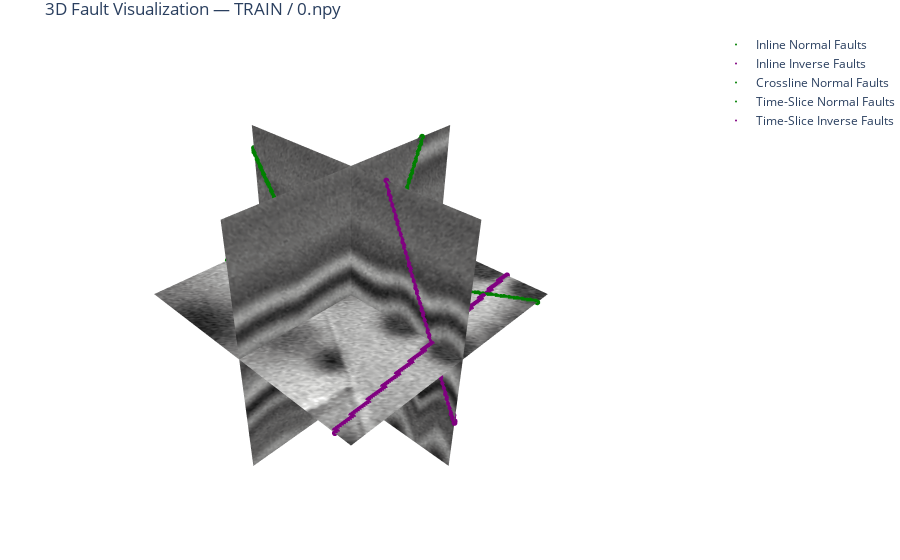
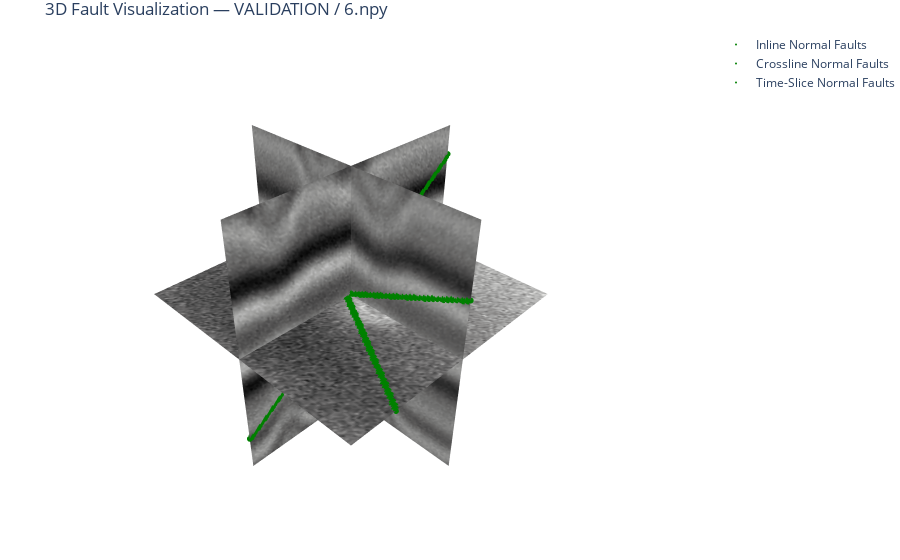

Write notebook code for charts like these, in order.
### Code cell
# PARAMETERS
# cube_size = 128  # Adjust as needed
# mask_mode = 1    # 0 = binary masks; 1 = multiclass
#base_out = "/Users/roderickperez/Documents/DS_Projects/faultSegm/faultSeg_Wu_2019_Keras/output"

# Normalization helper
def normalize(v):
    return ((v - v.min()) / (v.max() - v.min()) * 255).astype(np.uint8)

# Fault plotting function
def plot_fault_points(fig, slice_mask, axis_index, slice_type, color, label, nx, ny, nz):
    if slice_type == "inline":
        ks, js = np.where(slice_mask)
        fig.add_trace(go.Scatter3d(
            x=np.full_like(ks, axis_index),
            y=js,
            z=nz - 1 - ks,
            mode='markers',
            marker=dict(color=color, size=2, opacity=1),
            name=label
        ))
    elif slice_type == "crossline":
        ks, is_ = np.where(slice_mask)
        fig.add_trace(go.Scatter3d(
            x=is_,
            y=np.full_like(is_, axis_index),
            z=nz - 1 - ks,
            mode='markers',
            marker=dict(color=color, size=2, opacity=1),
            name=label
        ))
    elif slice_type == "timeslice":
        is_, js = np.where(slice_mask)
        fig.add_trace(go.Scatter3d(
            x=is_,
            y=js,
            z=np.full_like(is_, axis_index),
            mode='markers',
            marker=dict(color=color, size=2, opacity=1),
            name=label
        ))

# Loop over splits
for split in ["train", "validation"]:
    seismic_dir = os.path.join(base_out, split, "seis")
    mask_dir = os.path.join(base_out, split, "fault")

    if not (os.path.exists(seismic_dir) and os.path.exists(mask_dir)):
        print(f"[{split}] Skipping: directories not found.")
        continue

    files = sorted(set(os.listdir(seismic_dir)).intersection(os.listdir(mask_dir)))
    if not files:
        print(f"[{split}] No files to visualize.")
        continue

    selected_file = random.choice([f for f in files if f.endswith((".npy", ".dat"))])
    print(f"[{split}] Selected file: {selected_file}")

    # Load data
    seismic_path = os.path.join(seismic_dir, selected_file)
    mask_path = os.path.join(mask_dir, selected_file)

    if selected_file.endswith(".npy"):
        seismic = np.load(seismic_path)
        mask = np.load(mask_path)
    else:
        seismic = np.fromfile(seismic_path, dtype=np.float32).reshape((cube_size, cube_size, cube_size))
        mask = np.fromfile(mask_path, dtype=np.uint8).reshape((cube_size, cube_size, cube_size))

    nx, ny, nz = seismic.shape

    # Slices
    inline     = seismic[nx//2,:,:].T
    crossline  = seismic[:,ny//2,:].T
    timeslice  = seismic[:,:,nz//2]

    inline_m   = mask[nx//2,:,:].T
    cross_m    = mask[:,ny//2,:].T
    timeslice_m= mask[:,:,nz//2]

    inline_norm    = normalize(inline)
    crossline_norm = normalize(crossline)
    timeslice_norm = normalize(timeslice)

    # Create 3D figure
    fig = go.Figure()

    # Seismic surfaces
    fig.add_trace(go.Surface(
        z=np.tile(np.arange(nz)[::-1], (ny, 1)).T,
        x=np.full((nz, ny), nx//2),
        y=np.tile(np.arange(ny), (nz, 1)),
        surfacecolor=inline_norm,
        colorscale="Gray",
        showscale=False,
        opacity=1
    ))
    fig.add_trace(go.Surface(
        z=np.tile(np.arange(nz)[::-1], (nx, 1)).T,
        x=np.tile(np.arange(nx), (nz, 1)),
        y=np.full((nz, nx), ny//2),
        surfacecolor=crossline_norm,
        colorscale="Gray",
        showscale=False,
        opacity=1
    ))
    fig.add_trace(go.Surface(
        z=np.full((ny, nx), nz//2),
        x=np.tile(np.arange(nx), (ny, 1)),
        y=np.tile(np.arange(ny).reshape(-1,1), (1, nx)),
        surfacecolor=np.rot90(timeslice_norm, k=-1),
        colorscale="Gray",
        showscale=False,
        opacity=1
    ))

    # Fault overlays
    if mask_mode == 0:
        plot_fault_points(fig, inline_m==1, nx//2, "inline", "white", "Inline Faults", nx, ny, nz)
        plot_fault_points(fig, cross_m==1, ny//2, "crossline", "white", "Crossline Faults", nx, ny, nz)
        plot_fault_points(fig, timeslice_m==1, nz//2, "timeslice", "white", "Time-Slice Faults", nx, ny, nz)
    elif mask_mode == 1:
        plot_fault_points(fig, inline_m==1, nx//2, "inline", "green", "Inline Normal Faults", nx, ny, nz)
        plot_fault_points(fig, inline_m==2, nx//2, "inline", "purple", "Inline Inverse Faults", nx, ny, nz)
        plot_fault_points(fig, cross_m==1, ny//2, "crossline", "green", "Crossline Normal Faults", nx, ny, nz)
        plot_fault_points(fig, cross_m==2, ny//2, "crossline", "purple", "Crossline Inverse Faults", nx, ny, nz)
        plot_fault_points(fig, timeslice_m==1, nz//2, "timeslice", "green", "Time-Slice Normal Faults", nx, ny, nz)
        plot_fault_points(fig, timeslice_m==2, nz//2, "timeslice", "purple", "Time-Slice Inverse Faults", nx, ny, nz)

    # Layout
    fig.update_layout(
        title=f"3D Fault Visualization — {split.upper()} / {selected_file}",
        scene=dict(
            xaxis=dict(visible=False),
            yaxis=dict(visible=False),
            zaxis=dict(visible=False),
            aspectmode="data"
        ),
        margin=dict(l=0, r=0, t=30, b=0)
    )

    fig.show()

### Figure 1 — Plotly figure (JSON) as saved in the notebook; plotly's stock layout.template omitted (floating-point values rounded to 4 significant figures; data arrays with more than 128 entries replaced by an {"elided": "..."} marker saying what was removed)
{"data": [{"colorscale": [[0, "rgb(0, 0, 0)"], [0.09091, "rgb(16, 16, 16)"], [0.1818, "rgb(38, 38, 38)"], [0.2727, "rgb(59, 59, 59)"], [0.3636, "rgb(81, 80, 80)"], [0.4545, "rgb(102, 101, 101)"], [0.5455, "rgb(124, 123, 122)"], [0.6364, "rgb(146, 146, 145)"], [0.7273, "rgb(171, 171, 170)"], [0.8182, "rgb(197, 197, 195)"], [0.9091, "rgb(224, 224, 223)"], [1, "rgb(254, 254, 253)"]], "opacity": 1, "showscale": false, "surfacecolor": {"elided": "128x128 int values"}, "type": "surface", "x": {"elided": "128x128 int values"}, "y": {"elided": "128x128 int values"}, "z": {"elided": "128x128 int values"}}, {"colorscale": [[0, "rgb(0, 0, 0)"], [0.09091, "rgb(16, 16, 16)"], [0.1818, "rgb(38, 38, 38)"], [0.2727, "rgb(59, 59, 59)"], [0.3636, "rgb(81, 80, 80)"], [0.4545, "rgb(102, 101, 101)"], [0.5455, "rgb(124, 123, 122)"], [0.6364, "rgb(146, 146, 145)"], [0.7273, "rgb(171, 171, 170)"], [0.8182, "rgb(197, 197, 195)"], [0.9091, "rgb(224, 224, 223)"], [1, "rgb(254, 254, 253)"]], "opacity": 1, "showscale": false, "surfacecolor": {"elided": "128x128 int values"}, "type": "surface", "x": {"elided": "128x128 int values"}, "y": {"elided": "128x128 int values"}, "z": {"elided": "128x128 int values"}}, {"colorscale": [[0, "rgb(0, 0, 0)"], [0.09091, "rgb(16, 16, 16)"], [0.1818, "rgb(38, 38, 38)"], [0.2727, "rgb(59, 59, 59)"], [0.3636, "rgb(81, 80, 80)"], [0.4545, "rgb(102, 101, 101)"], [0.5455, "rgb(124, 123, 122)"], [0.6364, "rgb(146, 146, 145)"], [0.7273, "rgb(171, 171, 170)"], [0.8182, "rgb(197, 197, 195)"], [0.9091, "rgb(224, 224, 223)"], [1, "rgb(254, 254, 253)"]], "opacity": 1, "showscale": false, "surfacecolor": {"elided": "128x128 int values"}, "type": "surface", "x": {"elided": "128x128 int values"}, "y": {"elided": "128x128 int values"}, "z": {"elided": "128x128 int values"}}, {"marker": {"color": "green", "opacity": 1, "size": 2}, "mode": "markers", "name": "Inline Normal Faults", "type": "scatter3d", "x": {"elided": "250 int values"}, "y": {"elided": "250 int values"}, "z": {"elided": "250 int values"}}, {"marker": {"color": "purple", "opacity": 1, "size": 2}, "mode": "markers", "name": "Inline Inverse Faults", "type": "scatter3d", "x": [64, 64, 64, 64, 64, 64, 64, 64, 64, 64, 64, 64, 64, 64, 64, 64, 64, 64, 64, 64, 64, 64, 64, 64, 64, 64, 64, 64, 64, 64, 64, 64, 64, 64, 64, 64, 64, 64, 64, 64, 64, 64, 64, 64, 64, 64, 64, 64, 64, 64, 64, 64, 64, 64, 64, 64, 64, 64, 64, 64, 64, 64, 64, 64, 64, 64, 64, 64, 64, 64, 64, 64, 64, 64, 64, 64, 64, 64, 64, 64, 64, 64, 64, 64, 64, 64, 64, 64, 64, 64, 64, 64, 64, 64, 64, 64, 64, 64, 64, 64, 64, 64, 64, 64, 64, 64, 64, 64, 64, 64, 64], "y": [83, 84, 84, 85, 85, 85, 86, 86, 86, 87, 87, 88, 88, 89, 89, 89, 90, 90, 90, 91, 91, 92, 92, 93, 93, 93, 94, 94, 94, 95, 95, 96, 96, 97, 97, 97, 98, 98, 98, 99, 99, 100, 100, 101, 101, 101, 102, 102, 102, 103, 103, 104, 104, 105, 105, 105, 106, 106, 106, 107, 107, 108, 108, 109, 109, 109, 110, 110, 110, 111, 111, 112, 112, 113, 113, 113, 114, 114, 114, 115, 115, 116, 116, 117, 117, 117, 118, 118, 118, 119, 119, 120, 120, 121, 121, 121, 122, 122, 122, 123, 123, 124, 124, 125, 125, 125, 126, 126, 126, 127, 127], "z": [127, 126, 125, 124, 123, 122, 122, 121, 120, 119, 118, 117, 116, 115, 114, 113, 113, 112, 111, 110, 109, 108, 107, 106, 105, 104, 104, 103, 102, 101, 100, 99, 98, 97, 96, 95, 95, 94, 93, 92, 91, 90, 89, 88, 87, 86, 86, 85, 84, 83, 82, 81, 80, 79, 78, 77, 77, 76, 75, 74, 73, 72, 71, 70, 69, 68, 68, 67, 66, 65, 64, 63, 62, 61, 60, 59, 59, 58, 57, 56, 55, 54, 53, 52, 51, 50, 50, 49, 48, 47, 46, 45, 44, 43, 42, 41, 41, 40, 39, 38, 37, 36, 35, 34, 33, 32, 32, 31, 30, 29, 28]}, {"marker": {"color": "green", "opacity": 1, "size": 2}, "mode": "markers", "name": "Crossline Normal Faults", "type": "scatter3d", "x": {"elided": "159 int values"}, "y": {"elided": "159 int values"}, "z": {"elided": "159 int values"}}, {"marker": {"color": "purple", "opacity": 1, "size": 2}, "mode": "markers", "name": "Crossline Inverse Faults", "type": "scatter3d", "x": [], "y": [], "z": []}, {"marker": {"color": "green", "opacity": 1, "size": 2}, "mode": "markers", "name": "Time-Slice Normal Faults", "type": "scatter3d", "x": {"elided": "159 int values"}, "y": {"elided": "159 int values"}, "z": {"elided": "159 int values"}}, {"marker": {"color": "purple", "opacity": 1, "size": 2}, "mode": "markers", "name": "Time-Slice Inverse Faults", "type": "scatter3d", "x": {"elided": "140 int values"}, "y": {"elided": "140 int values"}, "z": {"elided": "140 int values"}}], "layout": {"margin": {"b": 0, "l": 0, "r": 0, "t": 30}, "scene": {"aspectmode": "data", "xaxis": {"visible": false}, "yaxis": {"visible": false}, "zaxis": {"visible": false}}, "title": {"text": "3D Fault Visualization — TRAIN / 0.npy"}}}

### Figure 2 — Plotly figure (JSON) as saved in the notebook; plotly's stock layout.template omitted (floating-point values rounded to 4 significant figures; data arrays with more than 128 entries replaced by an {"elided": "..."} marker saying what was removed)
{"data": [{"colorscale": [[0, "rgb(0, 0, 0)"], [0.09091, "rgb(16, 16, 16)"], [0.1818, "rgb(38, 38, 38)"], [0.2727, "rgb(59, 59, 59)"], [0.3636, "rgb(81, 80, 80)"], [0.4545, "rgb(102, 101, 101)"], [0.5455, "rgb(124, 123, 122)"], [0.6364, "rgb(146, 146, 145)"], [0.7273, "rgb(171, 171, 170)"], [0.8182, "rgb(197, 197, 195)"], [0.9091, "rgb(224, 224, 223)"], [1, "rgb(254, 254, 253)"]], "opacity": 1, "showscale": false, "surfacecolor": {"elided": "128x128 int values"}, "type": "surface", "x": {"elided": "128x128 int values"}, "y": {"elided": "128x128 int values"}, "z": {"elided": "128x128 int values"}}, {"colorscale": [[0, "rgb(0, 0, 0)"], [0.09091, "rgb(16, 16, 16)"], [0.1818, "rgb(38, 38, 38)"], [0.2727, "rgb(59, 59, 59)"], [0.3636, "rgb(81, 80, 80)"], [0.4545, "rgb(102, 101, 101)"], [0.5455, "rgb(124, 123, 122)"], [0.6364, "rgb(146, 146, 145)"], [0.7273, "rgb(171, 171, 170)"], [0.8182, "rgb(197, 197, 195)"], [0.9091, "rgb(224, 224, 223)"], [1, "rgb(254, 254, 253)"]], "opacity": 1, "showscale": false, "surfacecolor": {"elided": "128x128 int values"}, "type": "surface", "x": {"elided": "128x128 int values"}, "y": {"elided": "128x128 int values"}, "z": {"elided": "128x128 int values"}}, {"colorscale": [[0, "rgb(0, 0, 0)"], [0.09091, "rgb(16, 16, 16)"], [0.1818, "rgb(38, 38, 38)"], [0.2727, "rgb(59, 59, 59)"], [0.3636, "rgb(81, 80, 80)"], [0.4545, "rgb(102, 101, 101)"], [0.5455, "rgb(124, 123, 122)"], [0.6364, "rgb(146, 146, 145)"], [0.7273, "rgb(171, 171, 170)"], [0.8182, "rgb(197, 197, 195)"], [0.9091, "rgb(224, 224, 223)"], [1, "rgb(254, 254, 253)"]], "opacity": 1, "showscale": false, "surfacecolor": {"elided": "128x128 int values"}, "type": "surface", "x": {"elided": "128x128 int values"}, "y": {"elided": "128x128 int values"}, "z": {"elided": "128x128 int values"}}, {"marker": {"color": "green", "opacity": 1, "size": 2}, "mode": "markers", "name": "Inline Normal Faults", "type": "scatter3d", "x": {"elided": "195 int values"}, "y": {"elided": "195 int values"}, "z": {"elided": "195 int values"}}, {"marker": {"color": "purple", "opacity": 1, "size": 2}, "mode": "markers", "name": "Inline Inverse Faults", "type": "scatter3d", "x": [], "y": [], "z": []}, {"marker": {"color": "green", "opacity": 1, "size": 2}, "mode": "markers", "name": "Crossline Normal Faults", "type": "scatter3d", "x": {"elided": "168 int values"}, "y": {"elided": "168 int values"}, "z": {"elided": "168 int values"}}, {"marker": {"color": "purple", "opacity": 1, "size": 2}, "mode": "markers", "name": "Crossline Inverse Faults", "type": "scatter3d", "x": [], "y": [], "z": []}, {"marker": {"color": "green", "opacity": 1, "size": 2}, "mode": "markers", "name": "Time-Slice Normal Faults", "type": "scatter3d", "x": {"elided": "228 int values"}, "y": {"elided": "228 int values"}, "z": {"elided": "228 int values"}}, {"marker": {"color": "purple", "opacity": 1, "size": 2}, "mode": "markers", "name": "Time-Slice Inverse Faults", "type": "scatter3d", "x": [], "y": [], "z": []}], "layout": {"margin": {"b": 0, "l": 0, "r": 0, "t": 30}, "scene": {"aspectmode": "data", "xaxis": {"visible": false}, "yaxis": {"visible": false}, "zaxis": {"visible": false}}, "title": {"text": "3D Fault Visualization — VALIDATION / 6.npy"}}}
